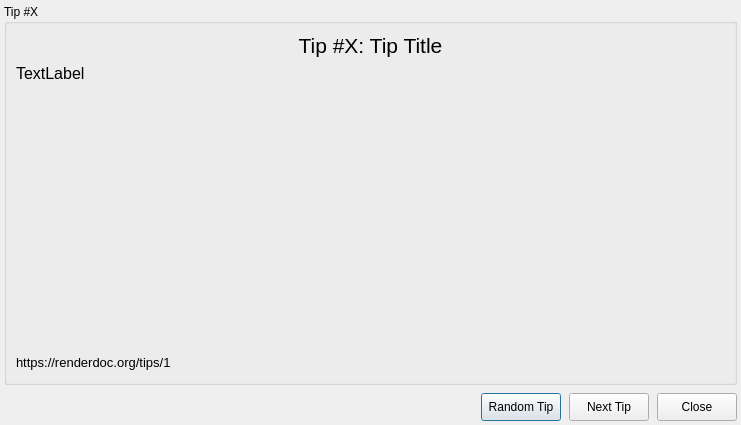
<?xml version="1.0" encoding="UTF-8"?>
<ui version="4.0">
 <class>TipsDialog</class>
 <widget class="QDialog" name="TipsDialog">
  <property name="windowModality">
   <enum>Qt::NonModal</enum>
  </property>
  <property name="geometry">
   <rect>
    <x>0</x>
    <y>0</y>
    <width>751</width>
    <height>442</height>
   </rect>
  </property>
  <property name="sizePolicy">
   <sizepolicy hsizetype="Fixed" vsizetype="Fixed">
    <horstretch>0</horstretch>
    <verstretch>0</verstretch>
   </sizepolicy>
  </property>
  <property name="contextMenuPolicy">
   <enum>Qt::DefaultContextMenu</enum>
  </property>
  <property name="windowTitle">
   <string>RenderDoc Tips</string>
  </property>
  <layout class="QVBoxLayout" name="verticalLayout_2">
   <property name="spacing">
    <number>8</number>
   </property>
   <property name="sizeConstraint">
    <enum>QLayout::SetFixedSize</enum>
   </property>
   <property name="leftMargin">
    <number>4</number>
   </property>
   <property name="topMargin">
    <number>4</number>
   </property>
   <property name="rightMargin">
    <number>4</number>
   </property>
   <property name="bottomMargin">
    <number>4</number>
   </property>
   <item alignment="Qt::AlignHCenter">
    <widget class="QGroupBox" name="tipsGroupBox">
     <property name="sizePolicy">
      <sizepolicy hsizetype="Fixed" vsizetype="Fixed">
       <horstretch>0</horstretch>
       <verstretch>0</verstretch>
      </sizepolicy>
     </property>
     <property name="minimumSize">
      <size>
       <width>725</width>
       <height>351</height>
      </size>
     </property>
     <property name="font">
      <font>
       <pointsize>9</pointsize>
      </font>
     </property>
     <property name="styleSheet">
      <string notr="true"/>
     </property>
     <property name="title">
      <string>Tip #X</string>
     </property>
     <layout class="QVBoxLayout" name="verticalLayout">
      <property name="sizeConstraint">
       <enum>QLayout::SetFixedSize</enum>
      </property>
      <item>
       <layout class="QHBoxLayout" name="horizontalLayout_3">
        <property name="sizeConstraint">
         <enum>QLayout::SetFixedSize</enum>
        </property>
        <item>
         <widget class="QLabel" name="titleLabel">
          <property name="sizePolicy">
           <sizepolicy hsizetype="Minimum" vsizetype="Fixed">
            <horstretch>0</horstretch>
            <verstretch>0</verstretch>
           </sizepolicy>
          </property>
          <property name="font">
           <font>
            <pointsize>16</pointsize>
           </font>
          </property>
          <property name="styleSheet">
           <string notr="true"/>
          </property>
          <property name="text">
           <string>Tip #X: Tip Title</string>
          </property>
          <property name="alignment">
           <set>Qt::AlignCenter</set>
          </property>
         </widget>
        </item>
       </layout>
      </item>
      <item>
       <widget class="QLabel" name="tipTextLabel">
        <property name="sizePolicy">
         <sizepolicy hsizetype="Fixed" vsizetype="Fixed">
          <horstretch>0</horstretch>
          <verstretch>0</verstretch>
         </sizepolicy>
        </property>
        <property name="minimumSize">
         <size>
          <width>709</width>
          <height>283</height>
         </size>
        </property>
        <property name="font">
         <font>
          <pointsize>12</pointsize>
         </font>
        </property>
        <property name="styleSheet">
         <string notr="true"/>
        </property>
        <property name="text">
         <string>TextLabel</string>
        </property>
        <property name="alignment">
         <set>Qt::AlignLeading|Qt::AlignLeft|Qt::AlignTop</set>
        </property>
        <property name="wordWrap">
         <bool>true</bool>
        </property>
       </widget>
      </item>
      <item>
       <layout class="QHBoxLayout" name="horizontalLayout_2" stretch="0,0">
        <property name="spacing">
         <number>7</number>
        </property>
        <property name="sizeConstraint">
         <enum>QLayout::SetMaximumSize</enum>
        </property>
        <item>
         <widget class="QLabel" name="tipUrlLabel">
          <property name="sizePolicy">
           <sizepolicy hsizetype="Preferred" vsizetype="Maximum">
            <horstretch>0</horstretch>
            <verstretch>0</verstretch>
           </sizepolicy>
          </property>
          <property name="font">
           <font>
            <pointsize>10</pointsize>
           </font>
          </property>
          <property name="styleSheet">
           <string notr="true"/>
          </property>
          <property name="text">
           <string>https://renderdoc.org/tips/1</string>
          </property>
          <property name="textFormat">
           <enum>Qt::RichText</enum>
          </property>
          <property name="openExternalLinks">
           <bool>true</bool>
          </property>
          <property name="textInteractionFlags">
           <set>Qt::TextBrowserInteraction</set>
          </property>
         </widget>
        </item>
        <item>
         <spacer name="horizontalSpacer_4">
          <property name="orientation">
           <enum>Qt::Horizontal</enum>
          </property>
          <property name="sizeHint" stdset="0">
           <size>
            <width>338</width>
            <height>20</height>
           </size>
          </property>
         </spacer>
        </item>
       </layout>
      </item>
     </layout>
    </widget>
   </item>
   <item>
    <layout class="QHBoxLayout" name="horizontalLayout">
     <property name="sizeConstraint">
      <enum>QLayout::SetFixedSize</enum>
     </property>
     <item>
      <spacer name="horizontalSpacer">
       <property name="orientation">
        <enum>Qt::Horizontal</enum>
       </property>
       <property name="sizeHint" stdset="0">
        <size>
         <width>308</width>
         <height>20</height>
        </size>
       </property>
      </spacer>
     </item>
     <item>
      <widget class="QPushButton" name="randomButton">
       <property name="sizePolicy">
        <sizepolicy hsizetype="Minimum" vsizetype="Fixed">
         <horstretch>0</horstretch>
         <verstretch>0</verstretch>
        </sizepolicy>
       </property>
       <property name="minimumSize">
        <size>
         <width>0</width>
         <height>28</height>
        </size>
       </property>
       <property name="maximumSize">
        <size>
         <width>16777215</width>
         <height>28</height>
        </size>
       </property>
       <property name="text">
        <string>Random Tip</string>
       </property>
      </widget>
     </item>
     <item>
      <widget class="QPushButton" name="nextButton">
       <property name="minimumSize">
        <size>
         <width>0</width>
         <height>28</height>
        </size>
       </property>
       <property name="maximumSize">
        <size>
         <width>16777215</width>
         <height>28</height>
        </size>
       </property>
       <property name="text">
        <string>Next Tip</string>
       </property>
      </widget>
     </item>
     <item>
      <widget class="QPushButton" name="closeButton">
       <property name="minimumSize">
        <size>
         <width>0</width>
         <height>28</height>
        </size>
       </property>
       <property name="maximumSize">
        <size>
         <width>16777215</width>
         <height>28</height>
        </size>
       </property>
       <property name="text">
        <string>Close</string>
       </property>
      </widget>
     </item>
    </layout>
   </item>
  </layout>
 </widget>
 <resources/>
 <connections/>
</ui>
